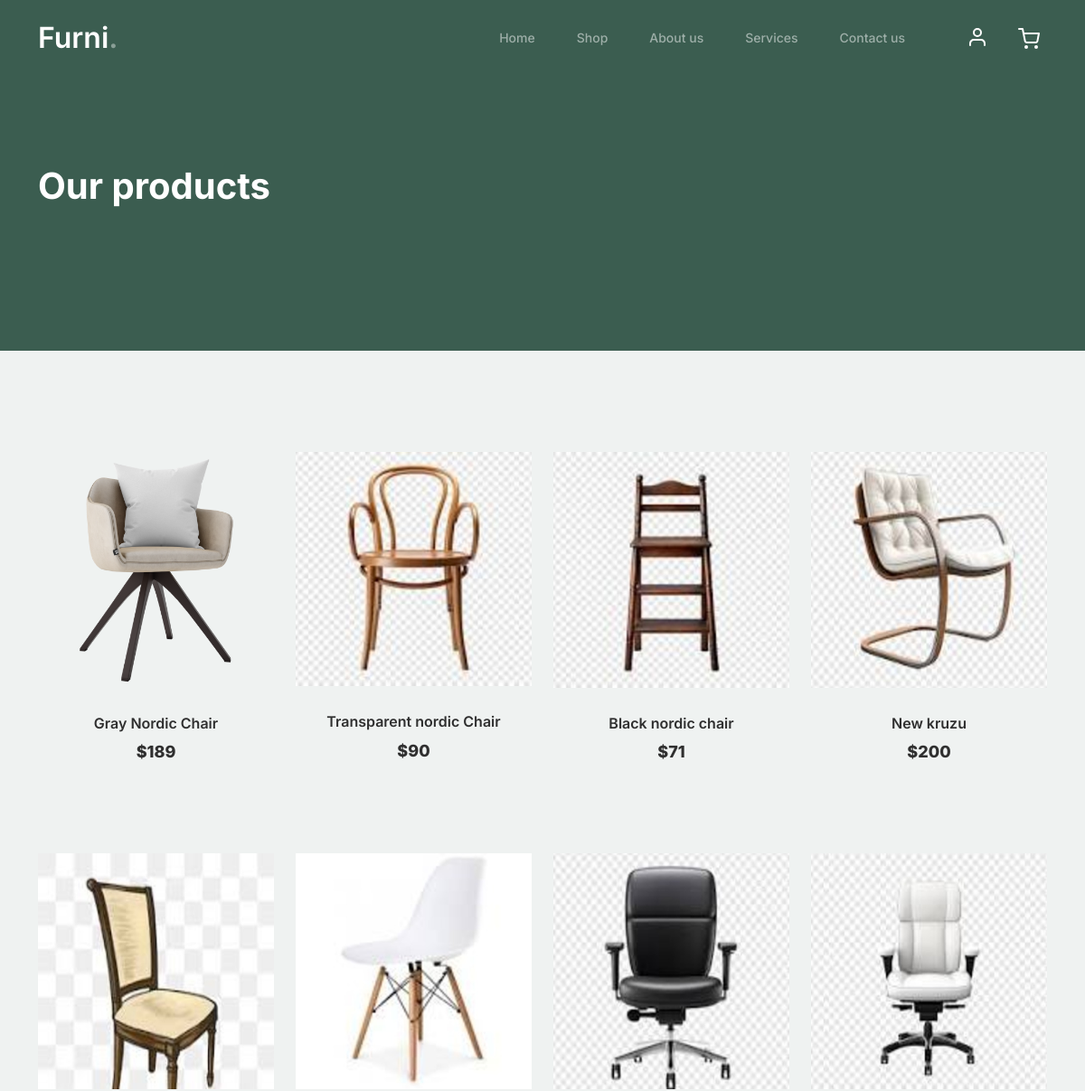
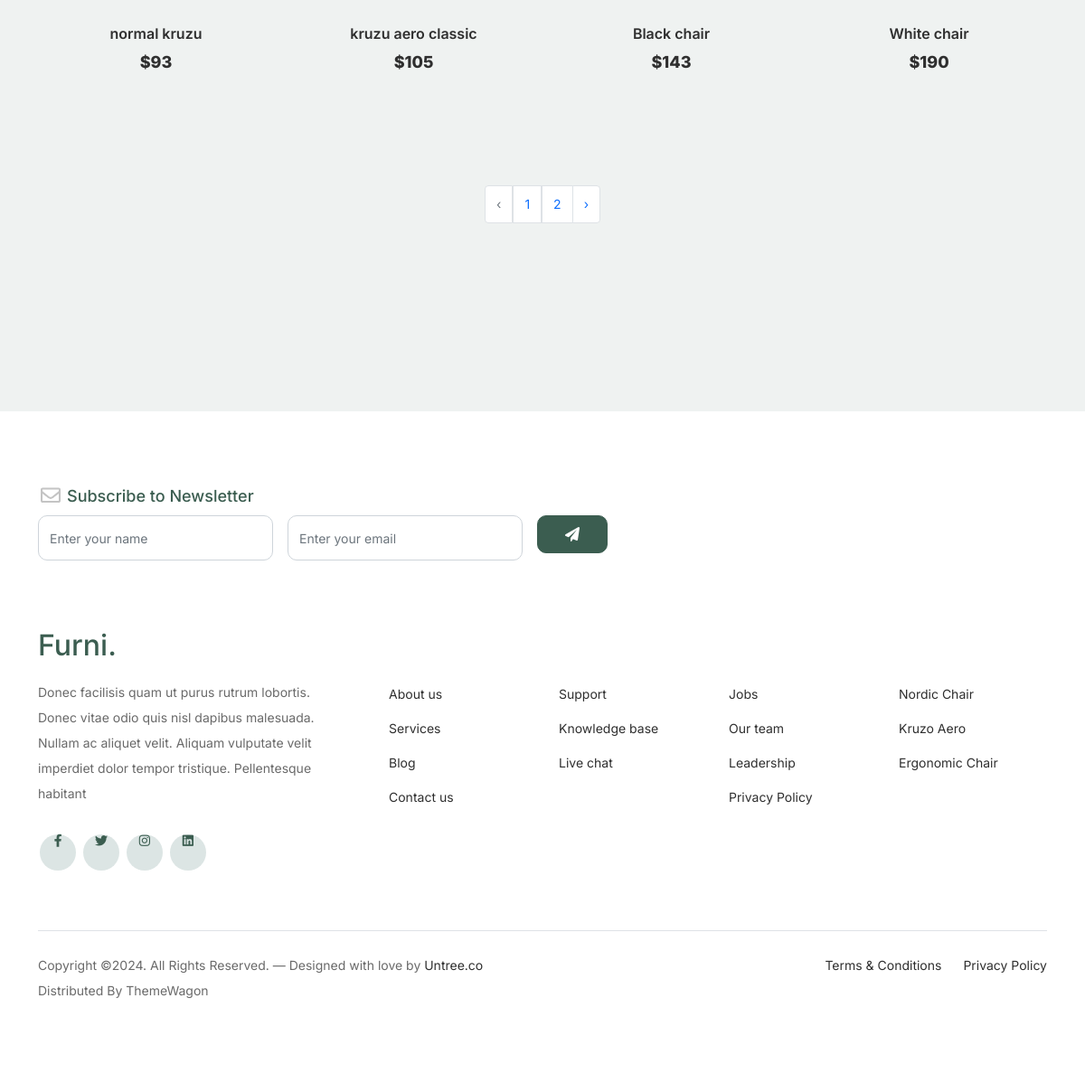
The app's page /shop/ with its own data (2 pictures, top to bottom).
### shop/models.py (models this page shows, shortened)
class Product(models.Model):
    product_name    = models.CharField(max_length=200, unique=True)
    category        = models.ForeignKey(Category, on_delete=models.CASCADE)
    slug            = models.SlugField(max_length=200, unique=True)
    description     = models.TextField(max_length=500, blank=True)
    price           = models.IntegerField()
    images          = models.ImageField(upload_to='photos/products')
    stock           = models.IntegerField()
    is_available    = models.BooleanField(default=True)
    created_date    = models.DateTimeField(auto_now_add=True)
    modified_date   = models.DateTimeField(auto_now=True)
    def get_url(self):
        return reverse('product_detail', args=[self.category.slug, self.slug])

### shop/views.py (the view)
# urls.py: path("shop/", include('shop.urls')),
def shop(request, category_slug=None):
    categories = None
    products = None
    if category_slug is not None:
        categories = get_object_or_404(Category, slug=category_slug)
        products = Product.objects.filter(
                                category=categories,
                                is_available=True).order_by('id')
        paginator = Paginator(products, 8)
        page = request.GET.get('page')
        page_product = paginator.get_page(page)
    else:
        products = Product.objects.all().filter(is_available=True).order_by('id') # noqa
        paginator = Paginator(products, 8)
        page = request.GET.get('page')
        page_product = paginator.get_page(page)
    context = {
        'products': page_product,
    }
    return render(request, 'shop/shop.html', context)

### cart/context_processor.py (called while the page is built)
def counter(request):
    cart_count = 0
    if 'admin' in request.path:
        return {}
    else:
        try:
            cart = Cart.objects.filter(cart_id=_cart_id(request))
            if request.user.is_authenticated:
                cart_items = CartItem.objects.all().filter(user=request.user)
            else:
                cart_items = CartItem.objects.all().filter(cart=cart[:1])
            for cart_item in cart_items:
                cart_count += cart_item.quantity
        except Cart.DoesNotExist:
            cart_count = 0
    if cart_count > 9:
        cart_count = '9+'
    return dict(cart_count=cart_count)

### cart/views.py (called while the page is built)
def _cart_id(request):
    cart = request.session.session_key
    if not cart:
        cart = request.session.create()
    return cart

### templates/shop/shop.html (shortened to what this page needs)
{% extends 'base.html' %}
{% load static %}
{% block content %}
<div class="hero">
    <div class="container">
        <div class="row justify-content-between">
            <div class="col-lg-5">
                <div class="intro-excerpt">
                    <h1>Our products</h1>
                </div>
            </div>
        </div>
    </div>
</div>
<div class="untree_co-section product-section before-footer-section">
<div class="container">
      <div class="row">
        {% for product in products %}
        <div class="col-12 col-md-4 col-lg-3 mb-5">
            <a class="product-item" href="{{ product.get_url }}">
                <img src="{{ product.images.url }}" class="img-fluid product-thumbnail">
                <h3 class="product-title">{{ product.product_name }}</h3>
                <strong class="product-price">${{ product.price }}</strong>
            </a>
        </div>
        {% endfor %}
      </div>
      <div class="row">
        {% if products.has_other_pages %}
            <div class="col-12">
                <nav class="mt-4" aria-label="Page navigation sample">
                    <ul class="pagination justify-content-center">
                        {% if products.has_previous %}
                            <li class="page-item"><a class="page-link" href="?page={{ products.previous_page_number }}">&#8249;</a></li>
                            {% else %}
                            <li class="page-item disabled"><a class="page-link" href="#">&#8249;</a></li>
                        {% endif %}
                        {% for p in products.paginator.page_range %}
                            {% if products.number == p %}
                            <li class=" active"><a class="page-link" href="#">{{ p }}</a></li>
                            {% else %}
                            <li class="btn-primary active"><a class="page-link" href="?page={{p}}">{{ p }}</a></li>
                            {% endif %}
                        {% endfor %}
                        {% if products.has_next %}
                        <li class="page-item"><a class="page-link" href="?page={{ products.next_page_number }}">&#8250;</a></li>
                        {% else %}
                        <li class="page-item disabled "><a class="page-link" href="">&#8250;</a></li>
                        {% endif %}
                    </ul>
                </nav>
            </div>
        {% endif %}
        </div>
</div>
</div>
{% endblock %}

### static/css/style.css (style rules this page uses)
body { overflow-x: hidden; position: relative; }
body { font-family: "Inter", sans-serif; font-weight: 400; line-height: 28px; color: #6a6a6a; font-size: 14px; background-color: #eff2f1; }
a { text-decoration: none; -webkit-transition: .3s all ease; -o-transition: .3s all ease; transition: .3s all ease; color: #2f2f2f; text-decoration: underline; }
.hero { background: #3b5d50; padding: calc(4rem - 30px) 0 0rem 0; }
@media (min-width: 768px) { .hero { padding: calc(4rem - 30px) 0 4rem 0; } }
@media (min-width: 992px) { .hero { padding: calc(8rem - 30px) 0 8rem 0; } }
.hero .intro-excerpt { position: relative; z-index: 4; }
@media (min-width: 992px) { .hero .intro-excerpt { max-width: 450px; } }
.hero h1 { font-weight: 700; color: #ffffff; margin-bottom: 30px; }
.product-section { padding: 7rem 0; }
.product-section .product-item { text-align: center; text-decoration: none; display: block; position: relative; padding-bottom: 50px; cursor: pointer; }
.product-section .product-item .product-thumbnail { margin-bottom: 30px; position: relative; top: 0; -webkit-transition: .3s all ease; -o-transition: .3s all ease; transition: .3s all ease; }
.product-section .product-item h3 { font-weight: 600; font-size: 16px; }
.product-section .product-item strong { font-weight: 800 !important; font-size: 18px !important; }
.product-section .product-item h3, .product-section .product-item strong { color: #2f2f2f; text-decoration: none; }
.product-section .product-item:before { bottom: 0; left: 0; right: 0; position: absolute; content: ""; background: #dce5e4; height: 0%; z-index: -1; border-radius: 10px; -webkit-transition: .3s all ease; -o-transition: .3s all ease; transition: .3s all ease; }
.before-footer-section { padding: 7rem 0 12rem 0 !important; }
.untree_co-section { padding: 7rem 0; }

### records on screen
Product: images (picture), product_name "Gray Nordic Chair", price "189"
Product: images (picture), product_name "Transparent nordic Chair", price "90"
Product: images (picture), product_name "Black nordic chair", price "71"
Product: images (picture), product_name "New kruzu", price "200"
Product: images (picture), product_name "normal kruzu", price "93"
Product: images (picture), product_name "kruzu aero classic", price "105"
Product: images (picture), product_name "Black chair", price "143"
Product: images (picture), product_name "White chair", price "190"

### other values on screen
{{ p }} "1"
{{ p }} "2"
